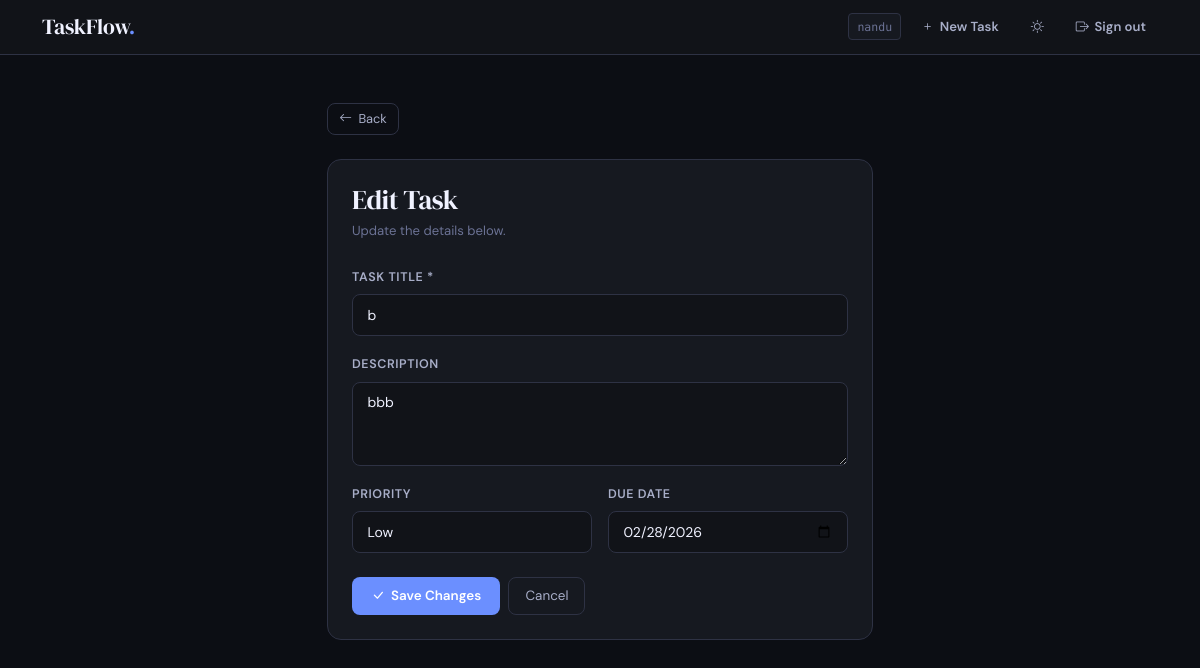
Screenshot of /tasks/7/edit/ (signed in) with the database file from the repository.
### tasks/models.py (models this page shows, shortened)
class Task(models.Model):
    PRIORITY_CHOICES = [
        ('low', 'Low'),
        ('medium', 'Medium'),
        ('high', 'High'),
        ('urgent', 'Urgent'),
    ]
    user = models.ForeignKey(User, on_delete=models.CASCADE, related_name='tasks')
    title = models.CharField(max_length=200)
    description = models.TextField(blank=True)
    priority = models.CharField(max_length=10, choices=PRIORITY_CHOICES, default='medium')
    due_date = models.DateField(null=True, blank=True)
    completed = models.BooleanField(default=False)
    created_at = models.DateTimeField(auto_now_add=True)
    updated_at = models.DateTimeField(auto_now=True)
    class Meta:
        ordering = ['-created_at']

### tasks/views.py (the view)
# urls.py: path('tasks/<int:pk>/edit/', views.task_edit, name='task_edit'),
@login_required
def task_edit(request, pk):
    task = get_object_or_404(Task, pk=pk, user=request.user)
    if request.method == 'POST':
        form = TaskForm(request.POST, instance=task)
        if form.is_valid():
            form.save()
            messages.success(request, f'Task "{task.title}" updated!')
            return redirect('dashboard')
    else:
        form = TaskForm(instance=task)
    return render(request, 'tasks/task_form.html', {'form': form, 'action': 'Edit', 'task': task})

### tasks/forms.py
class TaskForm(forms.ModelForm):
    class Meta:
        model = Task
        fields = ['title', 'description', 'priority', 'due_date']
        widgets = {
            'title': forms.TextInput(attrs={'class': 'form-control', 'placeholder': 'Task title...'}),
            'description': forms.Textarea(attrs={
                'class': 'form-control',
                'rows': 3,
                'placeholder': 'Description (optional)...'
            }),
            'priority': forms.Select(attrs={'class': 'form-select'}),
            'due_date': forms.DateInput(attrs={'class': 'form-control', 'type': 'date'}),
        }

### tasks/templates/tasks/task_form.html (shortened to what this page needs)
{% extends 'tasks/base.html' %}
{% block content %}
<div class="container py-5">
    <div class="row justify-content-center">
        <div class="col-12 col-md-7 col-lg-6">
            <div class="mb-4 fade-up">
                <a href="{% url 'dashboard' %}" class="btn-ghost" style="font-size:0.8rem;padding:0.3rem 0.7rem">
                    <i class="bi bi-arrow-left"></i> Back
                </a>
            </div>
            <div class="card-panel fade-up">
                <div class="mb-4">
                    <h2 class="page-heading">
                        {% if action == 'Edit' %}
                        Edit Task
                        {% else %}
                        New Task
                        {% endif %}
                    </h2>
                    <p class="page-sub mb-0">
                        {% if action == 'Edit' %}
                        Update the details below.
                        {% else %}
                        Fill in your task details.
                        {% endif %}
                    </p>
                </div>
                <form method="post" novalidate>
                    <div class="mb-3">
                        <label class="form-label" for="{{ form.title.id_for_label }}">Task Title *</label>
                        {{ form.title }}
                    </div>
                    <div class="mb-3">
                        <label class="form-label" for="{{ form.description.id_for_label }}">Description</label>
                        {{ form.description }}
                    </div>
                    <div class="row g-3 mb-3">
                        <div class="col-6">
                            <label class="form-label" for="{{ form.priority.id_for_label }}">Priority</label>
                            {{ form.priority }}
                        </div>
                        <div class="col-6">
                            <label class="form-label" for="{{ form.due_date.id_for_label }}">Due Date</label>
                            {{ form.due_date }}
                        </div>
                    </div>
                    <div class="d-flex gap-2 mt-4">
                        <button type="submit" class="btn-accent">
                            {% if action == 'Edit' %}
                            <i class="bi bi-check-lg"></i> Save Changes
                            {% else %}
                            <i class="bi bi-plus-lg"></i> Create Task
                            {% endif %}
                        </button>
                        <a href="{% url 'dashboard' %}" class="btn-ghost">Cancel</a>
                    </div>
                </form>
            </div>
        </div>
    </div>
</div>
{% endblock %}

### tasks/templates/tasks/base.html (shortened to what this page needs)
<!DOCTYPE html>
<html lang="en">
<head>
    <link href="https://cdn.jsdelivr.net/npm/bootstrap@5.3.2/dist/css/bootstrap.min.css" rel="stylesheet">
    <link href="https://cdn.jsdelivr.net/npm/bootstrap-icons@1.11.3/font/bootstrap-icons.min.css" rel="stylesheet">
</head>
<body>
    {% if user.is_authenticated %}
    <nav class="site-nav">
        <div class="container d-flex align-items-center justify-content-between">
            <a href="{% url 'dashboard' %}" class="brand">TaskFlow<span class="dot">.</span></a>
            <div class="d-flex align-items-center gap-2">
                <span class="nav-badge">{{ user.username }}</span>
                <a href="{% url 'task_create' %}" class="nav-pill"><i class="bi bi-plus"></i> New Task</a>
                <button onclick="toggleTheme()" class="nav-pill" id="themeBtn"
                    style="background:transparent;border:none;cursor:pointer">
                    <i class="bi bi-sun" id="themeIcon"></i>
                </button>
                <a href="{% url 'logout' %}" class="nav-pill"><i class="bi bi-box-arrow-right"></i> Sign out</a>
            </div>
        </div>
    </nav>
    {% endif %}
    <div class="main-wrap">
        {% block content %}{% endblock %}
    </div>
</body>
</html>

### tasks/templates/tasks/base.html (style rules this page uses)
:root { --bg-primary: #0c0e14; --bg-secondary: #111318; --bg-card: #161920; --bg-hover: #1c1f28; --border: #2e3244; --border-light: #3d4260; --text-primary: #f0f2ff; --text-secondary: #a8aec8; --text-muted: #6b7294; --accent: #6b8fff; --accent-hover: #90aaff; --accent-glow: rgba(107, 143, 255, 0.2); --green: #4ade80; --green-bg: rgba(74, 222, 128, 0.12); --amber: #fbbf24; --amber-bg: rgba(251, 191, 36, 0.12); --red: #f87171; --red-bg: rgba(248, 113, 113, 0.12); --purple: #c084fc; --purple-bg: rgba(192, 132, 252, 0.12); }
*, *::before, *::after { box-sizing: border-box; }
body { background: var(--bg-primary); color: var(--text-primary); font-family: 'DM Sans', sans-serif; font-size: 0.9rem; min-height: 100vh; line-height: 1.6; }
.site-nav { background: var(--bg-secondary); border-bottom: 1px solid var(--border); padding: 0.6rem 0; position: sticky; top: 0; z-index: 100; }
.brand { font-family: 'DM Serif Display', serif; font-size: 1.35rem; color: var(--text-primary); text-decoration: none; letter-spacing: -0.3px; }
.brand .dot { color: var(--accent); }
.nav-pill { color: #a8aec8; font-size: 0.82rem; font-weight: 600; padding: 0.35rem 0.75rem; border-radius: 6px; text-decoration: none; transition: all 0.15s; display: inline-flex; align-items: center; gap: 0.35rem; }
.nav-badge { font-family: 'DM Mono', monospace; font-size: 0.72rem; color: var(--text-muted); background: var(--bg-card); border: 1px solid var(--border); padding: 0.2rem 0.5rem; border-radius: 4px; }
.btn-accent { background: var(--accent); color: #fff; font-weight: 600; font-size: 0.84rem; border: none; border-radius: 8px; padding: 0.5rem 1.2rem; cursor: pointer; transition: all 0.2s; display: inline-flex; align-items: center; gap: 0.4rem; text-decoration: none; }
.btn-ghost { background: transparent; color: var(--text-secondary); border: 1px solid var(--border); border-radius: 8px; font-size: 0.84rem; padding: 0.45rem 1rem; cursor: pointer; transition: all 0.2s; display: inline-flex; align-items: center; gap: 0.4rem; text-decoration: none; }
.form-control, .form-select { background: var(--bg-secondary) !important; border: 1px solid var(--border) !important; color: var(--text-primary) !important; border-radius: 8px !important; font-size: 0.875rem !important; padding: 0.6rem 0.9rem !important; transition: border-color 0.2s, box-shadow 0.2s !important; font-family: 'DM Sans', sans-serif !important; }
.form-control::placeholder { color: var(--text-muted) !important; }
.form-select option { background: var(--bg-secondary); }
.form-label { color: var(--text-secondary); font-size: 0.78rem; font-weight: 600; text-transform: uppercase; letter-spacing: 0.6px; margin-bottom: 0.4rem; }
.card-panel { background: var(--bg-card); border: 1px solid var(--border); border-radius: 14px; padding: 1.5rem; }
.page-heading { font-family: 'DM Serif Display', serif; font-size: 1.7rem; color: var(--text-primary); letter-spacing: -0.5px; margin: 0; }
.page-sub { color: var(--text-muted); font-size: 0.82rem; margin-top: 0.2rem; }
.fade-up { animation: fadeUp 0.35s ease both; }
.main-wrap { position: relative; z-index: 1; }

### rows the page displays
Task: title "b", description "bbb", priority "Low", due_date "02/28/2026"

### other values shown
{{ user.username }} "nandu"
